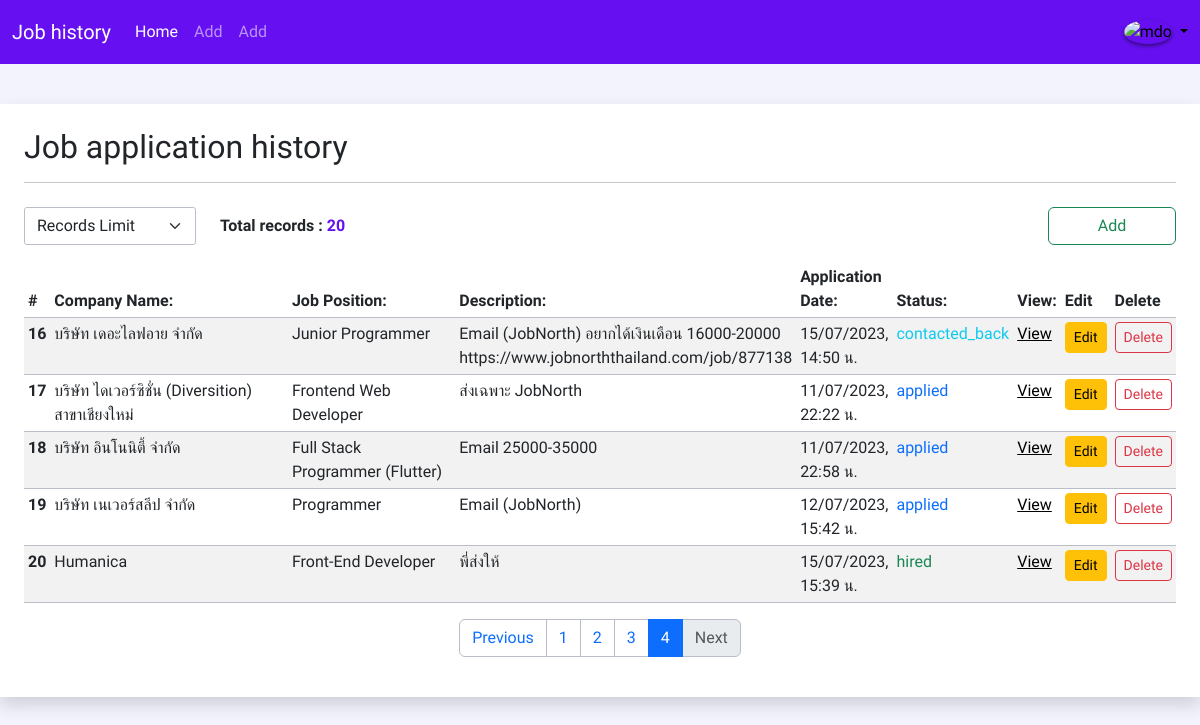
The app's page /index.php?page=4 with its own data.
### tables this page shows
CREATE TABLE `jobhistory` (
  `id` int(11) NOT NULL,
  `company_name` varchar(255) NOT NULL,
  `job_position` varchar(255) NOT NULL,
  `job_salary` varchar(255) DEFAULT NULL,
  `submit_by1` varchar(255) DEFAULT NULL,
  `submit_by2` varchar(255) DEFAULT NULL,
  `submit_by3` varchar(255) DEFAULT NULL,
  `submit_by4` varchar(255) DEFAULT NULL,
  `description` varchar(255) DEFAULT NULL,
  `location` varchar(1023) DEFAULT NULL,
  `address` varchar(255) DEFAULT NULL,
  `link` varchar(255) DEFAULT NULL,
  `application_date` timestamp NOT NULL DEFAULT current_timestamp() ON UPDATE current_timestamp(),
  `job_status` varchar(255) DEFAULT NULL
);

### pagination.php (called while the page is built, shortened)
<?php
require_once('process/config.php');
$limit = isset($_SESSION['records-limit']) ? $_SESSION['records-limit'] : 5;
$page = (isset($_GET['page']) && is_numeric($_GET['page']) ) ? $_GET['page'] : 1;
$paginationStart = ($page - 1) * $limit;
$job_historys = $db->query("SELECT * FROM jobhistory LIMIT $paginationStart, $limit")->fetchAll();
$sql = $db->query("SELECT count(id) AS id FROM jobhistory")->fetchAll();
$allRecrods = $sql[0]['id'];
$totoalPages = ceil($allRecrods / $limit);
$prev = $page - 1;
?>

### index.php (the view, shortened to what this page needs)
<?php
require_once('process/config.php');
include('pagination.php');
?>
<!DOCTYPE html>
<html lang="en">
<head>
  <link rel="stylesheet" href="css/bootstrap.min.css">
  <link rel="stylesheet" href="css/styles.css">
</head>
<body>
  <div class="box bg-white shadow px-2 py-3 p-md-4">
    <h2>Job application history</h2>
    <hr class="mb-4">
    <div class="row mb-3">
      <div class="col-2">
        <form action="index.php" method="post">
          <select name="records-limit" id="records-limit" class="form-select custom-select">
            <option disabled selected>Records Limit</option>
          </select>
        </form>
      </div>
      <div class="col-2 d-flex align-items-center">
        <p class="m-0 fw-bold">Total records : <span class="text-indigo"><?php echo $allRecrods; ?></span></p>
      </div>
      <div class="col-8 text-end">
        <a href="create.php" class="btn btn-outline-success" style="width: 8rem;">Add</a>
      </div>
    </div>
    <div class="table-responsive">
      <table class="table table-sm table-striped">
        <thead>
          <tr>
            <th>#</th>
            <th>Company Name:</th>
            <th>Job Position:</th>
            <th>Description:</th>
            <th>Application Date:</th>
            <th>Status:</th>
            <th>View:</th>
            <th>Edit</th>
            <th>Delete</th>
          </tr>
        </thead>
        <tbody>
          <?php foreach ($job_historys as $job_history) : ?>
            <?php $job_history['application_date'] = date("d/m/Y, H:i น.", strtotime($job_history['application_date'])); ?>
            <tr>
              <th class="col" scope="row"><?php echo $job_history['id']; ?></th>
              <td class="col-3"><?php echo $job_history['company_name']; ?></td>
              <td class="col-2"><?php echo $job_history['job_position']; ?></td>
              <td class="col-2"><?php echo $job_history['description']; ?></td>
              <td><?php echo $job_history['application_date']; ?></td>
              <td class="<?php include("color.php"); ?>"><?php echo $job_history["job_status"]; ?></td>
              <td><a href="detail.php?id=<?php echo $job_history['id']; ?>" class="link-body-emphasis">View</a></td>
              <td><a href="edit.php?edit_id=<?php echo $job_history['id']; ?>" class="btn btn-sm btn-warning">Edit</a></td>
              <td><a href="delete.php?delete_id=<?php echo $job_history["id"]; ?>" class="btn btn-sm btn-outline-danger">Delete</a></td>
            </tr>
          <?php endforeach; ?>
        </tbody>
      </table>
      <nav aria-label="Page navigation example mt-5">
        <ul class="pagination justify-content-center">
          <li class="page-item <?php if ($page <= 1) {
                                  echo 'disabled';
                                } ?>">
            <a class="page-link" href="<?php if ($page <= 1) {
                                          echo '#';
                                        } else {
                                          echo "?page=" . $prev;
                                        } ?>">Previous</a>
          </li>
          <?php for ($i = 1; $i <= $totoalPages; $i++) : ?>
            <li class="page-item <?php if ($page == $i) {
                                    echo 'active';
                                  } ?>">
              <a class="page-link" href="index.php?page=<?= $i; ?>"> <?= $i; ?> </a>
            </li>
          <?php endfor; ?>
          <li class="page-item <?php if ($page >= $totoalPages) {
                                  echo 'disabled';
                                } ?>">
            <a class="page-link" href="<?php if ($page >= $totoalPages) {
                                          echo '#';
                                        } else {
                                          echo "?page=" . $next;
                                        } ?>">Next</a>
          </li>
        </ul>
      </nav>
    </div>
  </div>
</body>
</html>

### css/styles.css (style rules this page uses)
:root { --bs-border-color: #b8bdc9; --bs-indigo-rgb: #6610f2; --bs-purple-rgb: #6f42c1; --bs-pink-rgb: #e83e8c; }
body { background-color: #f3f3fe; font-family: "Sarabun", sans-serif; font-weight: 300; }
.box { width: 100%; max-width: 1200px; margin: 2.5rem auto; }
.text-indigo { color: #6610f2 !important; }
.bg-indigo { --bs-bg-opacity: 1; background-color: var(--bs-indigo-rgb) !important; }
.navbar { padding-top: 0.75rem; padding-bottom: 0.75rem; }
.form-select { --bs-border-radius: 0.175rem; }
.img-profile { box-shadow: 0 0.125rem 0.25rem rgba(0, 0, 0, 0.5) !important; }

### records on screen
jobhistory: id "16", company_name "บริษัท เดอะไลฟอาย จำกัด", job_position "Junior Programmer", description "Email (JobNorth) อยากได้เงินเดือน 16000-20000 https://www.jobnorththailand.com/job/877138", application_date "15/07/2023, 14:50 น.", job_status "contacted_back"
jobhistory: id "17", company_name "บริษัท ไดเวอร์ซิชั่น (Diversition) สาขาเชียงใหม่", job_position "Frontend Web Developer", description "ส่งเฉพาะ JobNorth", application_date "11/07/2023, 22:22 น.", job_status "applied"
jobhistory: id "18", company_name "บริษัท อินโนนิตี้ จำกัด", job_position "Full Stack Programmer (Flutter)", description "Email 25000-35000", application_date "11/07/2023, 22:58 น.", job_status "applied"
jobhistory: id "19", company_name "บริษัท เนเวอร์สลีป จำกัด", job_position "Programmer", description "Email (JobNorth)", application_date "12/07/2023, 15:42 น.", job_status "applied"
jobhistory: id "20", company_name "Humanica", job_position "Front-End Developer", description "พี่ส่งให้", application_date "15/07/2023, 15:39 น.", job_status "hired"

### other values on screen
$allRecrods "20"
